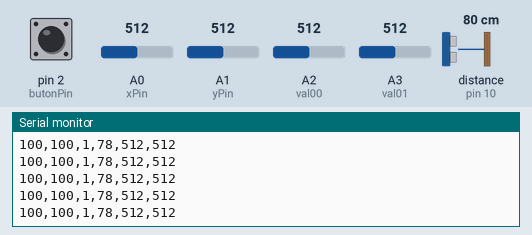
The sketch below on a simulated Arduino Uno, built with avr-gcc and run on an emulated ATmega328P. Shown: the last lines printed to the serial monitor. Wiring (inferred from the names in the program): ultrasonic range finder: trigger pin 9; echo pin 10. The inputs (shaded band) are chosen by the test bench; at power-on: distance to the obstacle (sensor on pin 10) 80 cm, A0 (xPin) = 512, A1 (yPin) = 512, A2 (val00) = 512, A3 (val01) = 512, pin 2 (butonPin) HIGH. The echo pulse lasts 58.3 µs per cm.

Above: at 1.2 s.
1.3 s: distance to the obstacle (sensor on pin 10) set to 120 cm
At 1.5 s:
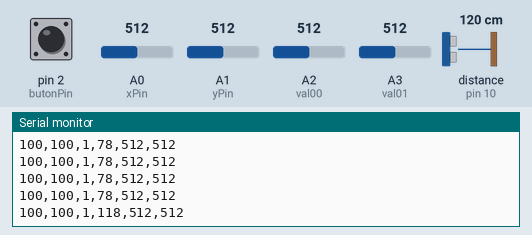
4.3 s: A0 (xPin) set to 716
At 4.34 s:
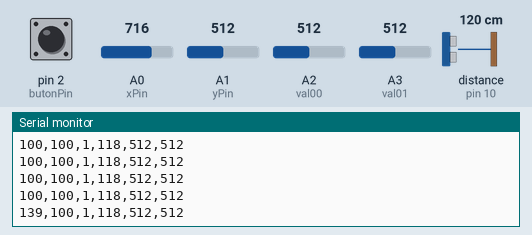
5.8 s: distance to the obstacle (sensor on pin 10) set to 9 cm
At 5.86 s:
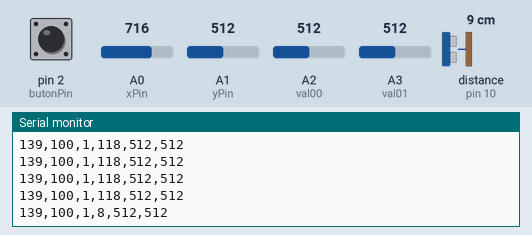
8.8 s: A1 (yPin) set to 716
At 8.83 s:
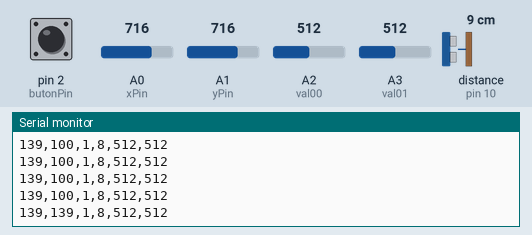
10.3 s: A2 (val00) set to 30
At 10.36 s:
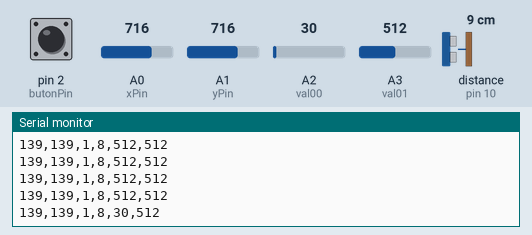
13.3 s: A3 (val01) set to 716
At 13.33 s:
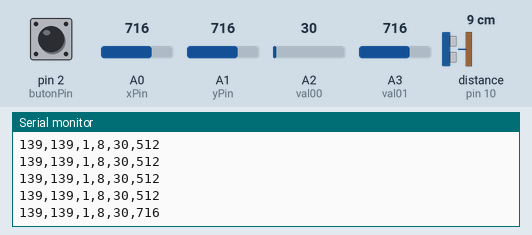
Timing chart, 0 to 15.8 s (numbered marks = the images above; inputs shaded):
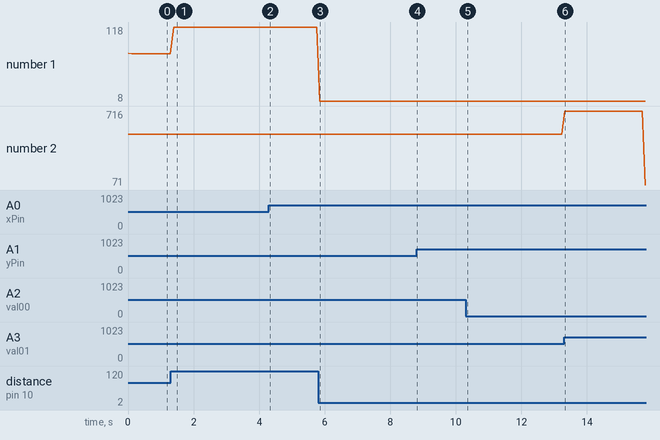

The sketch:

Stech.Assessment1.ino
```cpp
// * Ultrasonic Sensor HC-SR04 and Arduino Tutorial
// *
// * by Dejan Nedelkovski,
// * edited by Evangelos Alexiou - 1618795
// defines pins numbers

const int val00 = A2; // sensor 01 (Added by Evangelos)
const int val01 = A3; // sensor 02 (Added by Evangelos)
const int trigPin = 9;
const int echoPin = 10;
// defines variables
long duration;
int distance;
int xPin = A0;
int yPin = A1;
int butonPin = 2;
int xPosition = 0;
int yPosition = 0;
int Switch = 0;

void setup()
{
pinMode(xPin, INPUT);
pinMode(yPin, INPUT);
pinMode(butonPin, INPUT_PULLUP);
pinMode(trigPin, OUTPUT); // Sets the trigPin as an Output
pinMode(echoPin, INPUT); // Sets the echoPin as an Input
Serial.begin(9600); // Starts the serial communication
}

void loop() {
xPosition = analogRead(xPin);
xPosition = map(xPosition, 0, 1023, 0, 200); //(Added by Evangelos)
yPosition = analogRead(yPin);
yPosition = map(yPosition, 0, 1023, 0, 200); //(Added by Evangelos)
Switch = digitalRead(butonPin);
// Clears the trigPin
digitalWrite(trigPin, LOW);
delayMicroseconds(2);
// Sets the trigPin on HIGH state for 10 micro seconds
digitalWrite(trigPin, HIGH);
delayMicroseconds(10);
digitalWrite(trigPin, LOW);
// Reads the echoPin, returns the sound wave travel time in microseconds
duration = pulseIn(echoPin, HIGH);
// Calculating the distance
distance= duration*0.034/2;
//distance = map(distance, 0, 2180, 100, 500);

//(Edited by Evangelos)
Serial.print(xPosition);
Serial.print(",");
Serial.print(yPosition);
Serial.print(",");
Serial.print(Switch);
Serial.print(",");
Serial.print(distance);
Serial.print(",");
Serial.print(analogRead(val00));
Serial.print(",");
Serial.println(analogRead(val01));


delay(100);
}
```

Measured:
- after the input at 1.3 s, the serial monitor: prints a new line after 0.09 s (image 1)
- after the input at 4.3 s, the serial monitor: prints a new line at once (image 2)
- after the input at 5.8 s, the serial monitor: prints a new line after 0.05 s (image 3)
- after the input at 8.8 s, the serial monitor: prints a new line at once (image 4)
- after the input at 10.3 s, the serial monitor: prints a new line after 0.06 s (image 5)
- after the input at 13.3 s, the serial monitor: prints a new line at once (image 6)
- plotted number 1: 78 → 118 after the input at 1.3 s, 118 → 8 after the input at 5.8 s
- plotted number 2: 512 → 71 after the input at 13.3 s
